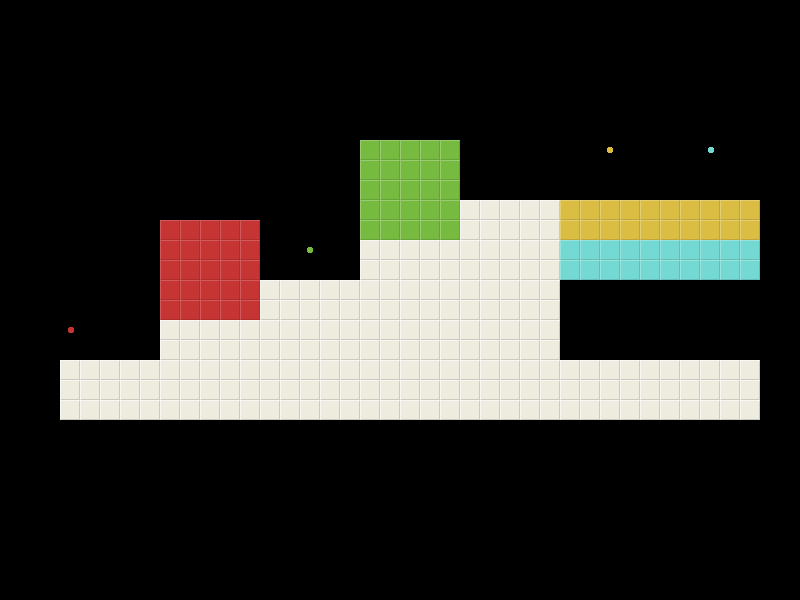

Tiled map render using the project's own tile images. Description and the map definition, with tile-layer contents summarised, below:
An orthogonal 40x30 tile map with 20x20 px tiles, 2 tile layers (background, colors), 2 tilesets.

<map version="1.0" orientation="orthogonal" width="40" height="30" tilewidth="20" tileheight="20">
 <tileset firstgid="1" name="background" tilewidth="20" tileheight="20">
  <image source="tiles/tileset20.png" width="40" height="60" />
  <terraintypes>
   <terrain name="New Terrain" tile="-1" />
  </terraintypes>
  <tile id="0">
   <properties>
    <property name="blocked" value="true" />
    <property name="type" value="terrain" />
   </properties>
  </tile>
  <tile id="1">
   <properties>
    <property name="type" value="terrain" />
   </properties>
  </tile>
  <tile id="2" terrain="0,0,0,0">
   <properties>
    <property name="type" value="exit" />
   </properties>
  </tile>
  <tile id="3" terrain="0,0,0,0">
   <properties>
    <property name="type" value="exit" />
   </properties>
  </tile>
  <tile id="4" terrain="0,0,0,0">
   <properties>
    <property name="type" value="exit" />
   </properties>
  </tile>
  <tile id="5" terrain="0,0,0,0">
   <properties>
    <property name="type" value="exit" />
   </properties>
  </tile>
 </tileset>
 <tileset firstgid="7" name="colors" tilewidth="20" tileheight="20">
  <image source="tiles/colors.png" width="120" height="40" />
  <tile id="0">
   <properties>
    <property name="blocked" value="false" />
    <property name="color" value="none" />
    <property name="type" value="air" />
   </properties>
  </tile>
  <tile id="1">
   <properties>
    <property name="blocked" value="true" />
    <property name="color" value="yellow" />
    <property name="type" value="obstacle" />
   </properties>
  </tile>
  <tile id="2">
   <properties>
    <property name="blocked" value="true" />
    <property name="color" value="green" />
    <property name="type" value="obstacle" />
   </properties>
  </tile>
  <tile id="3">
   <properties>
    <property name="blocked" value="true" />
    <property name="color" value="red" />
    <property name="type" value="obstacle" />
   </properties>
  </tile>
  <tile id="4">
   <properties>
    <property name="blocked" value="true" />
    <property name="color" value="cyan" />
    <property name="type" value="obstacle" />
   </properties>
  </tile>
  <tile id="5">
   <properties>
    <property name="blocked" value="true" />
    <property name="color" value="pink" />
    <property name="type" value="obstacle" />
   </properties>
  </tile>
  <tile id="6">
   <properties>
    <property name="blocked" value="false" />
    <property name="color" value="none" />
    <property name="type" value="air" />
   </properties>
  </tile>
  <tile id="7">
   <properties>
    <property name="color" value="yellow" />
    <property name="type" value="powerup" />
   </properties>
  </tile>
  <tile id="8">
   <properties>
    <property name="color" value="green" />
    <property name="type" value="powerup" />
   </properties>
  </tile>
  <tile id="9">
   <properties>
    <property name="color" value="red" />
    <property name="type" value="powerup" />
   </properties>
  </tile>
  <tile id="10">
   <properties>
    <property name="color" value="cyan" />
    <property name="type" value="powerup" />
   </properties>
  </tile>
  <tile id="11">
   <properties>
    <property name="color" value="pink" />
    <property name="type" value="powerup" />
   </properties>
  </tile>
 </tileset>
 <layer name="background" width="40" height="30">
  <data>[1200 cells, 1200 non-empty, 2 distinct tile ids]</data>
 </layer>
 <layer name="colors" width="40" height="30">
  <data>[1200 cells, 95 non-empty, 9 distinct tile ids]</data>
 </layer>
</map>
